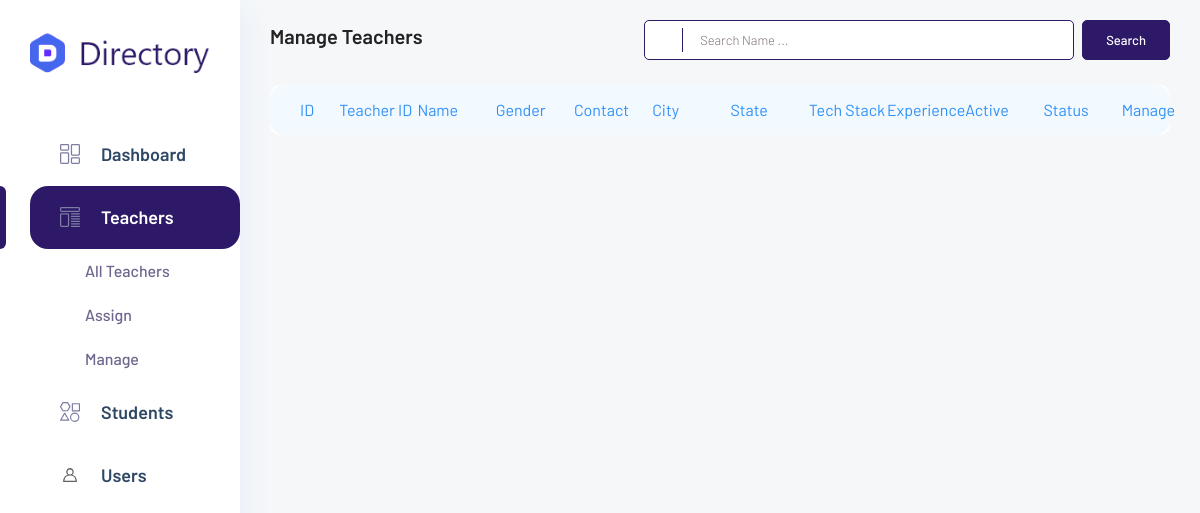
The app's page /admin/Dashboard/manage_teacher.php, older data.
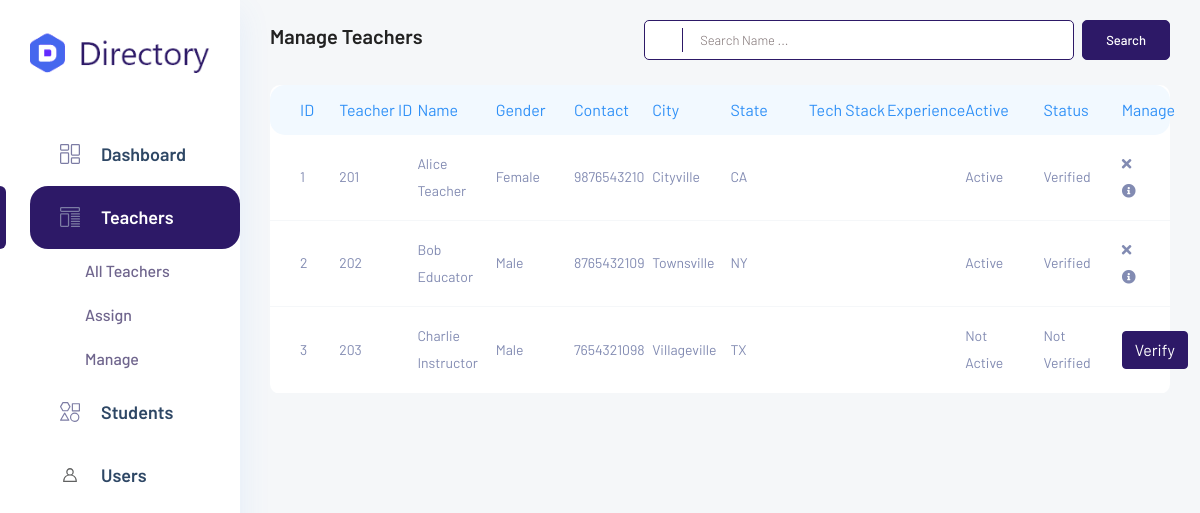
The same page, newer data.
### tables this page shows
CREATE TABLE `teacher` (
  `id` int(11) NOT NULL,
  `teacher_id` int(255) NOT NULL,
  `profile_photo` varchar(255) NOT NULL,
  `name` varchar(255) NOT NULL,
  `email` varchar(255) NOT NULL,
  `contact` varchar(20) NOT NULL,
  `age` varchar(20) NOT NULL,
  `gender` varchar(20) NOT NULL,
  `tech_stake` varchar(255) NOT NULL,
  `Experience` varchar(255) NOT NULL,
  `resume` varchar(255) NOT NULL,
  `address` varchar(255) NOT NULL,
  `city` varchar(255) NOT NULL,
  `state` varchar(50) NOT NULL,
  `pin` varchar(20) NOT NULL,
  `created_at` datetime NOT NULL DEFAULT current_timestamp(),
  `active` int(11) NOT NULL DEFAULT 0,
  `verified` int(11) NOT NULL DEFAULT 0
);

### admin/Dashboard/manage_teacher.php (the view, shortened to what the changed rows need)
<?php
include ('includes/config.php');
$sql = "SELECT * FROM teacher";
$result = $dbh->query($sql);
$teachers = $result->fetchAll(PDO::FETCH_ASSOC);
?>
<!DOCTYPE html>
<html lang="zxx">
<head>
    <link rel="stylesheet" href="css/bootstrap1.min.css">
    <link rel="stylesheet" href="vendors/themefy_icon/themify-icons.css">
    <link rel="stylesheet" href="vendors/swiper_slider/css/swiper.min.css">
    <link rel="stylesheet" href="vendors/select2/css/select2.min.css">
    <link rel="stylesheet" href="vendors/niceselect/css/nice-select.css">
    <link rel="stylesheet" href="vendors/owl_carousel/css/owl.carousel.css">
    <link rel="stylesheet" href="vendors/gijgo/gijgo.min.css">
    <link rel="stylesheet" href="vendors/font_awesome/css/all.min.css">
    <link rel="stylesheet" href="vendors/tagsinput/tagsinput.css">
    <link rel="stylesheet" href="vendors/datatable/css/jquery.dataTables.min.css">
    <link rel="stylesheet" href="vendors/datatable/css/responsive.dataTables.min.css">
    <link rel="stylesheet" href="vendors/datatable/css/buttons.dataTables.min.css">
    <link rel="stylesheet" href="vendors/text_editor/summernote-bs4.css">
    <link rel="stylesheet" href="vendors/morris/morris.css">
    <link rel="stylesheet" href="vendors/material_icon/material-icons.css">
    <link rel="stylesheet" href="css/metisMenu.css">
    <link rel="stylesheet" href="css/style1.css">
    <link rel="stylesheet" href="css/colors/default.css" id="colorSkinCSS">
</head>
<body class="crm_body_bg">
    <section class="main_content dashboard_part">
        <div class="main_content_iner ">
            <div class="container-fluid p-0">
                <div class="row justify-content-center">
                    <div class="col-12">
                        <div class="QA_section">
                            <div class="QA_table mb_30 table-container">
                                <table class="table lms_table_active" style="table-layout: fixed; width: 100%;">
                                    <col style="width: 10px;">
                                    <col style="width: 20px;">
                                    <col style="width: 20px;">
                                    <col style="width: 20px;">
                                    <col style="width: 20px;">
                                    <col style="width: 20px;">
                                    <col style="width: 20px;">
                                    <col style="width: 20px;">
                                    <col style="width: 20px;">
                                    <col style="width: 20px;">
                                    <col style="width: 20px;">
                                    <col style="width: 20px;">
                                    <thead>
                                        <tr>
                                            <th scope="col">ID</th>
                                            <th scope="col">Teacher ID</th>
                                            <th scope="col">Name</th>
                                            <th scope="col">Gender</th>
                                            <th scope="col">Contact</th>
                                            <th scope="col">City</th>
                                            <th scope="col">State</th>
                                            <th scope="col">Tech Stack</th>
                                            <th scope="col">Experience</th>
                                            <th scope="col">Active</th>
                                            <th scope="col">Status</th>
                                            <th scope="col">Manage</th>
                                        </tr>
                                    </thead>
                                    <tbody>
                                        <?php foreach ($teachers as $teacher): ?>
                                            <tr>
                                                <td>
                                                    <?php echo $teacher['id']; ?>
                                                </td>
                                                <td>
                                                    <?php echo $teacher['teacher_id']; ?>
                                                </td>
                                                <td>
                                                    <?php echo $teacher['name']; ?>
                                                </td>
                                                <td>
                                                    <?php echo $teacher['gender']; ?>
                                                </td>
                                                <td>
                                                    <?php echo $teacher['contact']; ?>
                                                </td>
                                                <td>
                                                    <?php echo $teacher['city']; ?>
                                                </td>
                                                <td>
                                                    <?php echo $teacher['state']; ?>
                                                </td>
                                                <td>
                                                </td>
                                                <td>
                                                </td>
                                                <td>
                                                    <?php echo $teacher['active'] == 1 ? 'Active' : 'Not Active'; ?>
                                                </td>
                                                <td>
                                                    <?php echo $teacher['verified'] == 1 ? 'Verified' : 'Not Verified'; ?>
                                                </td>
                                                <td>
                                                    <?php if ($teacher['verified'] == 0): ?>
                                                        <form method="POST" action="verify_teacher.php">
                                                            <button type="submit" class="btn btn-primary">Verify</button>
                                                        </form>
                                                    <?php else: ?>
                                                        <a href="update_teacher.php?id=<?php echo $teacher['id']; ?>"
                                                            title="Update">
                                                            <?php if ($teacher['active'] == 1): ?>
                                                                <i style="padding-right: 5px;" class="fas fa-times"></i>
                                                            <?php else: ?>
                                                                <i style="padding-right: 5px;" class="fas fa-check"></i>
                                                            <?php endif; ?>
                                                        </a>
                                                        <a href="view_teacher.php?id=<?php echo $teacher['id']; ?>"
                                                            title="View Details">
                                                            <i class="fas fa-info-circle"></i>
                                                        </a>
                                                    <?php endif; ?>
                                                </td>
                                            </tr>
                                        <?php endforeach; ?>
                                    </tbody>
                                </table>
                            </div>
                        </div>
                    </div>
                </div>
            </div>
        </div>
    </section>
</body>
</html>

Row changes from the older to the newer data that the page shows:
added teacher: id "1", teacher "201", name "Alice Teacher", gender "Female", contact "9876543210", city "Cityville", state "CA", active "Active", verified "Verified"
added teacher: id "2", teacher "202", name "Bob Educator", gender "Male", contact "8765432109", city "Townsville", state "NY", active "Active", verified "Verified"
added teacher: id "3", teacher "203", name "Charlie Instructor", gender "Male", contact "7654321098", city "Villageville", state "TX", active "Not Active", verified "Not Verified"
